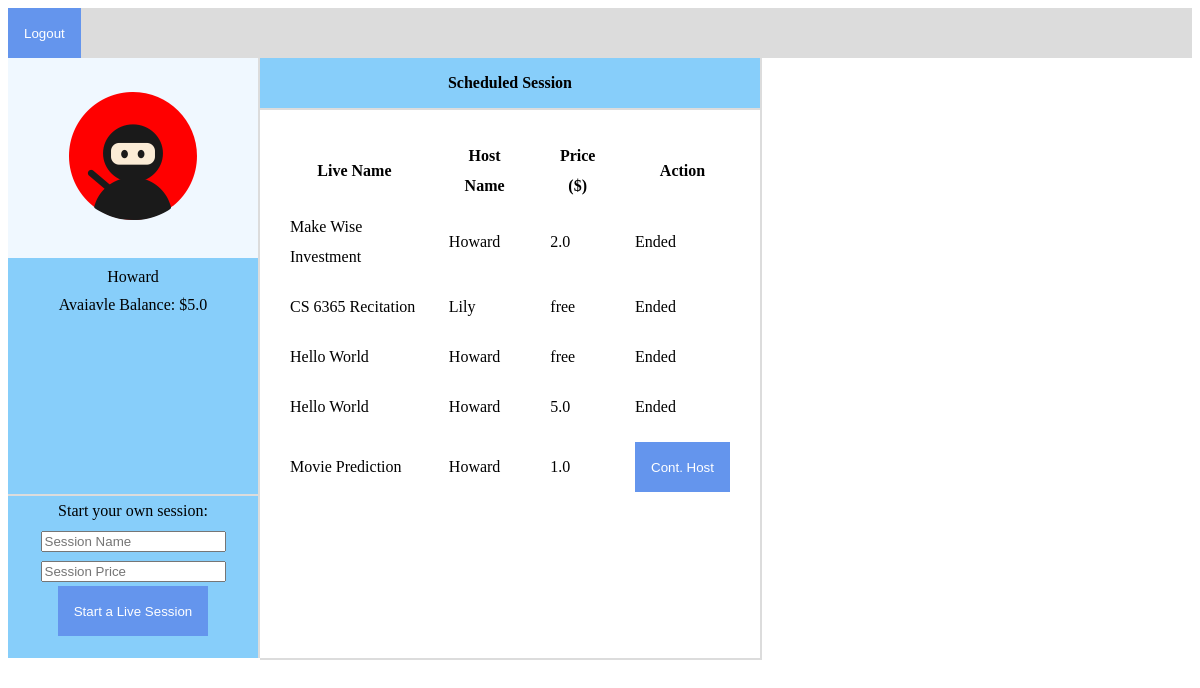
Page /home (signed in) on the committed database.
### tables this page shows
CREATE TABLE "users" (
	 "id" integer PRIMARY KEY AUTOINCREMENT,
	 "user_name" string NOT NULL,
	 "hashed_name_passwd" string NOT NULL,
	 "balance" real NOT NULL DEFAULT 0,
	 "nick_name" string NOT NULL
);

CREATE TABLE "live_general" (
	 "id" integer PRIMARY KEY AUTOINCREMENT,
	 "title" string NOT NULL,
	 "host_id" integer NOT NULL,
	 "has_end" integer NOT NULL DEFAULT 0,
	 "price" real DEFAULT 0
);

### flaskr_view_controller.py (the view)
@app.route('/home', methods=['GET', 'POST'])
def go_to_home():
    if not session['logged_in']:
        return render_template('main.html')
    else:
        lives = live_model.get_live_sessions()
        for live in lives:
            live['has_joined'] = live_model.has_paid(session['user_id'], live['id'])
        user = user_model.get_user_info(session['user_id'])
        return render_template('home.html', user=user, lives=lives)

### dao.py (called while the page is built)
def connect_db(app):
    rv = sqlite3.connect(app.config['DATABASE'])
    rv.row_factory = sqlite3.Row
    return rv

def query_db(query, args=(), one=False):
    cur = g.db.execute(query, args)
    rv = [dict((cur.description[idx][0], value)
               for idx, value in enumerate(row)) for row in cur.fetchall()]
    return (rv[0] if rv else None) if one else rv

### flaskr_view_controller.py (called while the page is built)
@app.before_request
def before_request():
    g.db = dao.connect_db(app)

@app.teardown_request
def teardown_request(exception):
    if hasattr(g, 'db'):
        g.db.close()

### live_model.py (called while the page is built)
def get_live_sessions():
    res = []
    lives = dao.query_db('SELECT * FROM live_general')
    for live in lives:
        host = user_model.get_user_info(live['host_id'])
        live['host_name'] = host['nick_name']
        res.append(live)
    return res

def has_paid(uid, lid):
    count = dao.query_db('SELECT COUNT(id) FROM live_participants WHERE participant_id = ? AND live_id = ?',
                         [uid, lid], one=True)['COUNT(id)']
    if 0 == count:
        return False
    else:
        return True

### user_model.py (called while the page is built)
def get_user_info(uid):
    user = dao.query_db('SELECT * FROM users WHERE id = ?', [uid], True)
    return user

### templates/home.html (shortened to what this page needs)
<!DOCTYPE html>
<html lang="en">
<head>
    <link rel="stylesheet" type="text/css" href="{{ url_for('static', filename='style.css') }}">
</head>
<body>
    <div class="logoutArea">
        <div class="logout">
            <form class="logout" action="/logout" method="post">
                <input type="submit" value="Logout">
            </form>
        </div>
    </div>
    <div class="personalInfoArea">
        <div class="personalInfo">
            <div class="avatar">
                <img id="avatarPic" src="{{ url_for('static', filename='') }}avatar/{{ user.id }}.png">
            </div>
            <div class="otherInfo">
                <div class="info">
                    {{ user.nick_name }}
                </div>
                <div class="info">
                    Avaiavle Balance: ${{ user.balance }}
                </div>
            </div>
            <div class="registerLive">
                <form class="registerForm" action="/live" method="post">
                    Start your own session:
                    <input type="text" name="title" placeholder="Session Name" required="required">
                    <input type="number" name="price" placeholder="Session Price" required="required" min="0">
                    <input type="submit" value="Start a Live Session">
                </form>
            </div>
        </div>
    </div>
    <div class="liveListArea">
        <div class="liveListTitle">
            Scheduled Session
        </div>
        <div class="liveList">
            <table>
                <tr>
                    <th>Live Name</th>
                    <th>Host Name</th>
                    <th>Price ($)</th>
                    <th>Action</th>
                </tr>
                {% for live in lives %}
                    <tr>
                        <td>{{ live.title }}</td>
                        <td>{{ live.host_name }}</td>
                        <td>
                            {% if 0 == live.price %}
                                free
                            {% else %}
                                {{ live.price }}
                            {% endif %}
                        </td>
                        <td>
                            {% if 0 == live.has_end %}
                            <form class="liveDetails" action="/live" method="post"
                                  onsubmit="return checkValidation('{{ live.has_joined }}', {{ live.price }}, {{ user.balance }})">
                                {% if live.host_id != session.user_id %}
                                    <input type="text" name="type" hidden="hidden" id="liveType1" value="false">
                                    <input type="submit" value="Join Session">
                                {% else %}
                                    <input type="submit" value="Cont. Host">
                                {% endif %}
                            </form>
                            {% else %}
                                <div>Ended</div>
                            {% endif %}
                        </td>
                    </tr>
                {% endfor %}
            </table>
        </div>
    </div>
</body>
</html>

### static/style.css (style rules this page uses)
.logoutArea { width:100%; height:50px; #margin-bottom:10px; background-color:Gainsboro; float: left; }
input[type=button], input[type=submit], input[type=reset] { background-color: CornflowerBlue ; border: none; color: white; padding: 16px 16px; height:50px; text-decoration: none; margin: 0px 0px; cursor: pointer; }
.avatar { background-color:AliceBlue; height: 200px; width:250px; text-align: center; display: table-cell; vertical-align: middle; }
.info { text-align: center; margin-top:10px; }
.registerLive { border-top: 2px solid Gainsboro; margin-top: 180px; text-align: center; line-height: 30px; }
.personalInfoArea { height:600px; width: 250px; display:inline-block; border-right: 2px solid Gainsboro; background-color:LightSkyBlue; float: left; }
.liveListArea { height:600px; width: 500px; display:inline-block; border-right: 2px solid Gainsboro; float: left; border-bottom: 2px solid Gainsboro; }
.liveListTitle { height: 50px; text-align: center; line-height: 50px; border-bottom: 2px solid Gainsboro; background-color:LightSkyBlue; font-weight: bold; }
.liveList { margin-top:30px; line-height: 30px; }
table { border-collapse: separate; border-spacing: 30px 0; }
td { padding: 10px 0; }

### rows in the picture
users: nick_name "Howard", balance "5.0", host_name "Howard" "Howard" "Howard" "Howard"
live_general: title "Make Wise Investment", price "2.0"
live_general: title "CS 6365 Recitation"
users: host_name "Lily"
live_general: title "Hello World"
live_general: title "Hello World", price "5.0"
live_general: title "Movie Prediction", price "1.0"
